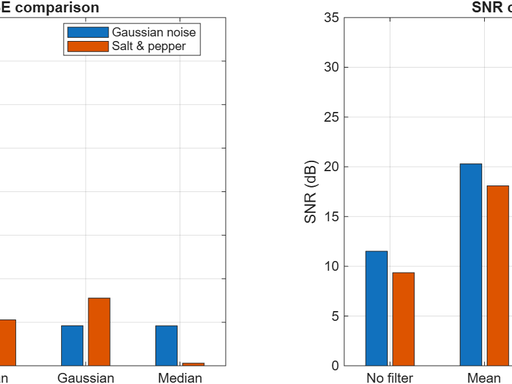
%> input picture 05-filter-comparison.png (cropped and resized to the size of MATLAB's example picture), 512 x 384 px, given in place of peppers.png, which was not available
$ octave lab4_noise_filtering.m   (GNU Octave 9; MATLAB toolbox functions it lacks are replaced by stand-ins)
%> lines starting %> are read from the running program, lines starting %| are printed output that depends on the picture; long printed decimals are rounded
%% Lab 4: Noise and Filtering
close all; clear; clc;

lab4Folder = fileparts(mfilename('fullpath'));
outputDir = fullfile(lab4Folder, 'screenshots');
if ~isfolder(outputDir)
    mkdir(outputDir);
end

rng(42);  % Reproduce the same noise each time
I = im2double(rgb2gray(imread('peppers.png')));
%> I: size 384x512 double; min 0, max 1, mean 0.925

%% 1) Add Gaussian and salt-and-pepper noise
I_gauss = imnoise(I, 'gaussian', 0, 0.01);
I_sp = imnoise(I, 'salt & pepper', 0.05);
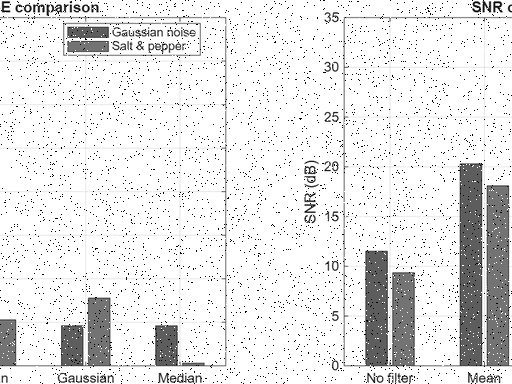
%> I_sp: size 384x512 double; min 0, max 1, mean 0.904

fig = figure('Position', [100 100 1200 380]);
subplot(1,3,1); imshow(I, [0 1]); title('Original');
subplot(1,3,2); imshow(I_gauss, [0 1]); title('Gaussian noise');
subplot(1,3,3); imshow(I_sp, [0 1]); title('Salt-and-pepper noise');
exportgraphics(fig, fullfile(outputDir, '01-noise.png'));

%% 2) Measure MSE and SNR before filtering
signalPower = mean(I(:).^2);
%> signalPower = 0.894

MSE_gauss = immse(I_gauss, I);
%> MSE_gauss = 0.0057
MSE_sp = immse(I_sp, I);
%> MSE_sp = 0.0232

SNR_gauss = 10 * log10(signalPower / MSE_gauss);
%> SNR_gauss = 21.95
SNR_sp = 10 * log10(signalPower / MSE_sp);
%> SNR_sp = 15.86

fprintf('\nBefore filtering\n');
fprintf('Gaussian noise        MSE = %.6f | SNR = %.2f dB\n', ...
    MSE_gauss, SNR_gauss);
%| Gaussian noise        MSE = 0.005699 | SNR = 21.95 dB
fprintf('Salt-and-pepper noise MSE = %.6f | SNR = %.2f dB\n', ...
    MSE_sp, SNR_sp);
%| Salt-and-pepper noise MSE = 0.02318 | SNR = 15.86 dB

fig = figure('Position', [100 100 850 350]);
subplot(1,2,1);
bar([MSE_gauss, MSE_sp]);
xticks(1:2); xticklabels({'Gaussian', 'Salt & pepper'});
ylabel('MSE'); title('MSE before filtering'); grid on;

subplot(1,2,2);
bar([SNR_gauss, SNR_sp]);
xticks(1:2); xticklabels({'Gaussian', 'Salt & pepper'});
ylabel('SNR (dB)'); title('SNR before filtering'); grid on;
%> after `grid on`:
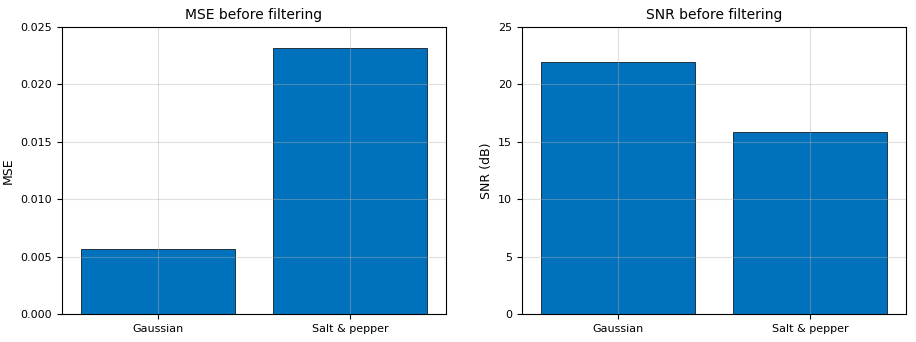
%> figure redrawn from the program's plot data, 2 panels
exportgraphics(fig, fullfile(outputDir, '02-noisy-metrics.png'));

%% 3) Apply linear mean and Gaussian filters
h_avg = fspecial('average', 3);
h_gauss = fspecial('gaussian', [3 3], 0.7);

I_avg_gauss = imfilter(I_gauss, h_avg, 'replicate');
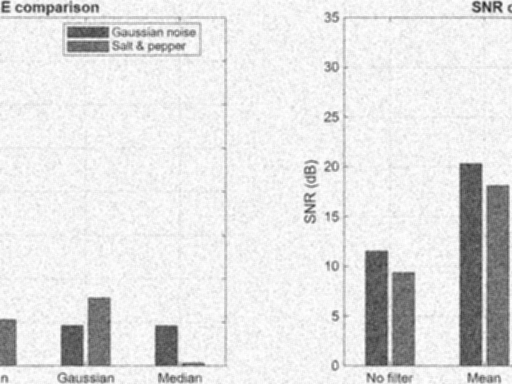
%> I_avg_gauss: size 384x512 double; min 0.124, max 1, mean 0.892
I_avg_sp = imfilter(I_sp, h_avg, 'replicate');
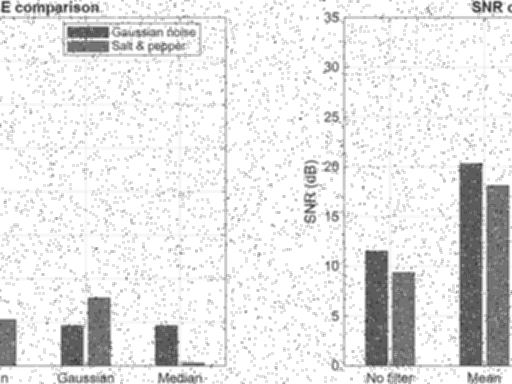
%> I_avg_sp: size 384x512 double; min 0.161, max 1, mean 0.904

I_gauss_gauss = imfilter(I_gauss, h_gauss, 'replicate');
I_gauss_sp = imfilter(I_sp, h_gauss, 'replicate');

fig = figure('Position', [100 100 900 680]);
subplot(2,2,1); imshow(I_avg_gauss, [0 1]); title('Gaussian noise | Mean filter');
subplot(2,2,2); imshow(I_gauss_gauss, [0 1]); title('Gaussian noise | Gaussian filter');
subplot(2,2,3); imshow(I_avg_sp, [0 1]); title('Salt & pepper | Mean filter');
subplot(2,2,4); imshow(I_gauss_sp, [0 1]); title('Salt & pepper | Gaussian filter');
exportgraphics(fig, fullfile(outputDir, '03-linear-filters.png'));

%% 4) Apply the nonlinear median filter
% Replicate padding matches the boundary handling used by the linear filters.
I_med_gauss = median3_replicate(I_gauss);
I_med_sp = median3_replicate(I_sp);
%> in median3_replicate (call 2), `paddedImage = padarray(noisyImage, [1 1], 'replicate');`:
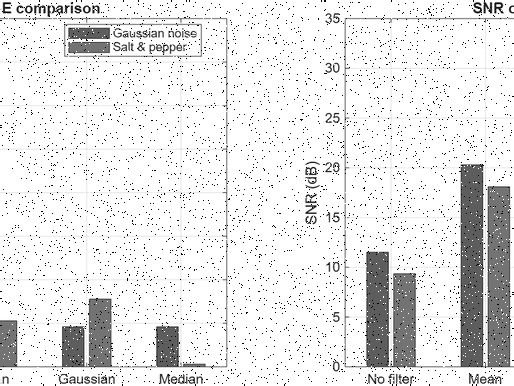
%> paddedImage: size 386x514 double; min 0, max 1, mean 0.905

fig = figure('Position', [100 100 900 680]);
subplot(2,2,1); imshow(I_gauss, [0 1]); title('Gaussian noise | Before');
subplot(2,2,2); imshow(I_med_gauss, [0 1]); title('Gaussian noise | Median filter');
subplot(2,2,3); imshow(I_sp, [0 1]); title('Salt & pepper | Before');
subplot(2,2,4); imshow(I_med_sp, [0 1]); title('Salt & pepper | Median filter');
%> after `imshow(I_med_sp, [0 1])`:
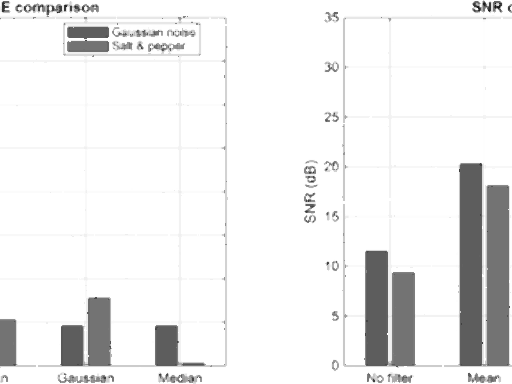
%> displayed picture: size 384x512, on the screen's scale of 0 to 255; min 20, max 255, mean 237.4
exportgraphics(fig, fullfile(outputDir, '04-median-filter.png'));

%% 5) Compare all methods for both noise types
methods = {'No filter'; 'Mean'; 'Gaussian'; 'Median'};

mseGaussian = [MSE_gauss;
               immse(I_avg_gauss, I);
               immse(I_gauss_gauss, I);
               immse(I_med_gauss, I)];
%> mseGaussian = [0.0057; 0.00509; 0.0036; 0.00377]

mseSaltPepper = [MSE_sp;
                 immse(I_avg_sp, I);
                 immse(I_gauss_sp, I);
                 immse(I_med_sp, I)];
%> mseSaltPepper = [0.0232; 0.00631; 0.00613; 0.00285]

snrGaussian = 10 * log10(signalPower ./ mseGaussian);
%> snrGaussian = [21.95; 22.45; 23.94; 23.75]
snrSaltPepper = 10 * log10(signalPower ./ mseSaltPepper);
%> snrSaltPepper = [15.86; 21.51; 21.64; 24.96]

results = table(methods, mseGaussian, snrGaussian, mseSaltPepper, snrSaltPepper, ...
    'VariableNames', {'Method', 'Gaussian_MSE', 'Gaussian_SNR_dB', ...
                      'SaltPepper_MSE', 'SaltPepper_SNR_dB'});
%> results = 4 items; Gaussian_MSE, Gaussian_SNR_dB, SaltPepper_MSE and SaltPepper_SNR_dB: 0.0057 21.95 0.0232 15.86, 0.00509 22.45 0.00631 21.51, 0.0036 23.94 0.00613 21.64, 0.00377 23.75 0.00285 24.96

fprintf('\nComparison against the original image\n');
disp(results);

[~, bestGaussian] = min(mseGaussian(2:end));
%> bestGaussian = 2
[~, bestSaltPepper] = min(mseSaltPepper(2:end));
%> bestSaltPepper = 3
fprintf('Best tested filter for Gaussian noise: %s\n', methods{bestGaussian + 1});
%| Best tested filter for Gaussian noise: Gaussian
fprintf('Best tested filter for salt-and-pepper noise: %s\n', methods{bestSaltPepper + 1});
%| Best tested filter for salt-and-pepper noise: Median

fig = figure('Position', [100 100 1100 420]);
subplot(1,2,1);
bar([mseGaussian, mseSaltPepper]);
xticks(1:4); xticklabels(methods);
ylabel('MSE'); title('MSE comparison'); grid on;
legend('Gaussian noise', 'Salt & pepper', 'Location', 'best');

subplot(1,2,2);
bar([snrGaussian, snrSaltPepper]);
xticks(1:4); xticklabels(methods);
ylabel('SNR (dB)'); title('SNR comparison'); grid on;
legend('Gaussian noise', 'Salt & pepper', 'Location', 'best');
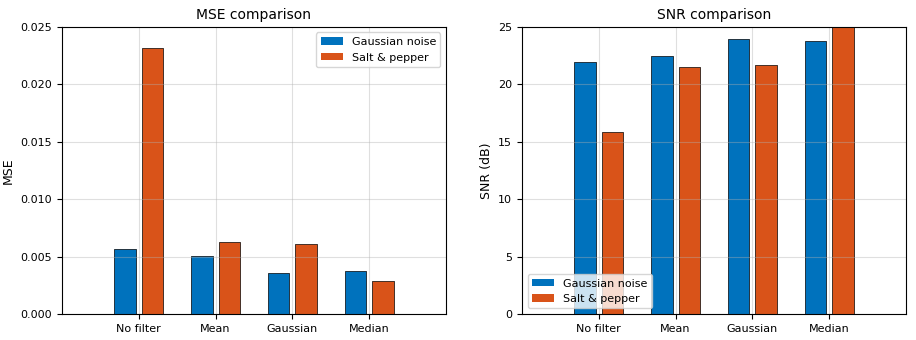
%> figure redrawn from the program's plot data, 2 panels; panel 1: tallest bar 0.0057 high, from x = 0.68 to 0.96; panel 1: tallest bar 0.0232 high, from x = 1.04 to 1.32; panel 2: tallest bar 23.94 high, from x = 2.68 to 2.96; panel 2: tallest bar 24.96 high, from x = 4.04 to 4.32
exportgraphics(fig, fullfile(outputDir, '05-filter-comparison.png'));

%% 6) Reflection answers are in README.md
fprintf('\nFigures saved to %s\n', outputDir);

function filtered = median3_replicate(noisyImage)
    paddedImage = padarray(noisyImage, [1 1], 'replicate');
    filteredPadded = medfilt2(paddedImage, [3 3]);
    filtered = filteredPadded(2:end-1, 2:end-1);
end
